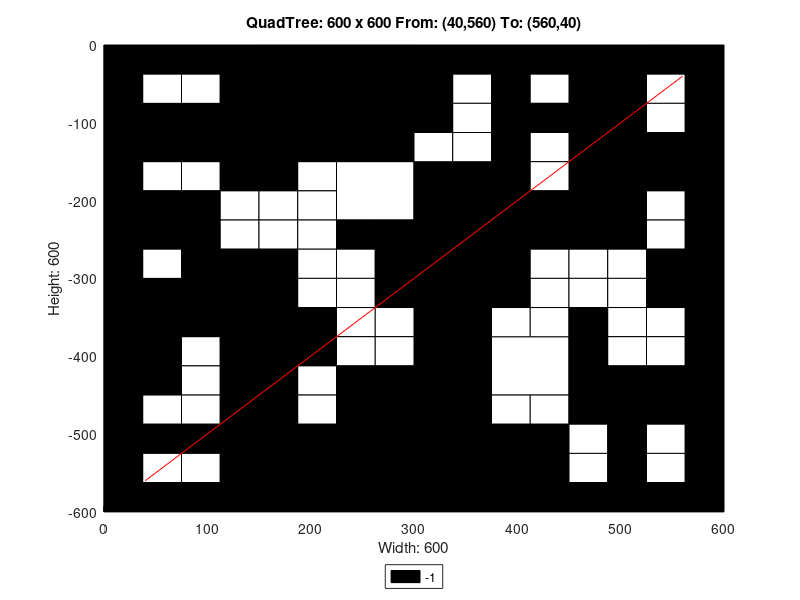

MATLAB code to generate this figure:
axis([0 600 -600 0]);
title('QuadTree: 600 x 600 From: (40,560) To: (560,40)');
xlabel('Width: 600');
ylabel('Height: 600');
rectangle('Position',[150 -150 150 150], 'FaceColor',[0 0 0]);
rectangle('Position',[0 -150 75 75], 'FaceColor',[0 0 0]);
rectangle('Position',[75 -150 75 75], 'FaceColor',[0 0 0]);
rectangle('Position',[225 -225 75 75], 'FaceColor',[1 1 1]);
rectangle('Position',[450 -75 75 75], 'FaceColor',[0 0 0]);
rectangle('Position',[450 -150 75 75], 'FaceColor',[0 0 0]);
rectangle('Position',[300 -225 75 75], 'FaceColor',[0 0 0]);
rectangle('Position',[300 -300 75 75], 'FaceColor',[0 0 0]);
rectangle('Position',[450 -225 75 75], 'FaceColor',[0 0 0]);
rectangle('Position',[0 -375 75 75], 'FaceColor',[0 0 0]);
rectangle('Position',[75 -375 75 75], 'FaceColor',[0 0 0]);
rectangle('Position',[0 -450 75 75], 'FaceColor',[0 0 0]);
rectangle('Position',[225 -525 75 75], 'FaceColor',[0 0 0]);
rectangle('Position',[150 -600 75 75], 'FaceColor',[0 0 0]);
rectangle('Position',[225 -600 75 75], 'FaceColor',[0 0 0]);
rectangle('Position',[300 -375 75 75], 'FaceColor',[0 0 0]);
rectangle('Position',[300 -450 75 75], 'FaceColor',[0 0 0]);
rectangle('Position',[375 -450 75 75], 'FaceColor',[1 1 1]);
rectangle('Position',[300 -525 75 75], 'FaceColor',[0 0 0]);
rectangle('Position',[300 -600 75 75], 'FaceColor',[0 0 0]);
rectangle('Position',[375 -600 75 75], 'FaceColor',[0 0 0]);
rectangle('Position',[0 -37.5 37.5 37.5], 'FaceColor',[0 0 0]);
rectangle('Position',[37.5 -37.5 37.5 37.5], 'FaceColor',[0 0 0]);
rectangle('Position',[0 -75 37.5 37.5], 'FaceColor',[0 0 0]);
rectangle('Position',[37.5 -75 37.5 37.5], 'FaceColor',[1 1 1]);
rectangle('Position',[75 -37.5 37.5 37.5], 'FaceColor',[0 0 0]);
rectangle('Position',[112.5 -37.5 37.5 37.5], 'FaceColor',[0 0 0]);
rectangle('Position',[75 -75 37.5 37.5], 'FaceColor',[1 1 1]);
rectangle('Position',[112.5 -75 37.5 37.5], 'FaceColor',[0 0 0]);
rectangle('Position',[0 -187.5 37.5 37.5], 'FaceColor',[0 0 0]);
rectangle('Position',[37.5 -187.5 37.5 37.5], 'FaceColor',[1 1 1]);
rectangle('Position',[0 -225 37.5 37.5], 'FaceColor',[0 0 0]);
rectangle('Position',[37.5 -225 37.5 37.5], 'FaceColor',[0 0 0]);
rectangle('Position',[75 -187.5 37.5 37.5], 'FaceColor',[1 1 1]);
rectangle('Position',[112.5 -187.5 37.5 37.5], 'FaceColor',[0 0 0]);
rectangle('Position',[75 -225 37.5 37.5], 'FaceColor',[0 0 0]);
rectangle('Position',[112.5 -225 37.5 37.5], 'FaceColor',[1 1 1]);
rectangle('Position',[0 -262.5 37.5 37.5], 'FaceColor',[0 0 0]);
rectangle('Position',[37.5 -262.5 37.5 37.5], 'FaceColor',[0 0 0]);
rectangle('Position',[0 -300 37.5 37.5], 'FaceColor',[0 0 0]);
rectangle('Position',[37.5 -300 37.5 37.5], 'FaceColor',[1 1 1]);
rectangle('Position',[75 -262.5 37.5 37.5], 'FaceColor',[0 0 0]);
rectangle('Position',[112.5 -262.5 37.5 37.5], 'FaceColor',[1 1 1]);
rectangle('Position',[75 -300 37.5 37.5], 'FaceColor',[0 0 0]);
rectangle('Position',[112.5 -300 37.5 37.5], 'FaceColor',[0 0 0]);
rectangle('Position',[150 -187.5 37.5 37.5], 'FaceColor',[0 0 0]);
rectangle('Position',[187.5 -187.5 37.5 37.5], 'FaceColor',[1 1 1]);
rectangle('Position',[150 -225 37.5 37.5], 'FaceColor',[1 1 1]);
rectangle('Position',[187.5 -225 37.5 37.5], 'FaceColor',[1 1 1]);
rectangle('Position',[150 -262.5 37.5 37.5], 'FaceColor',[1 1 1]);
rectangle('Position',[187.5 -262.5 37.5 37.5], 'FaceColor',[1 1 1]);
rectangle('Position',[150 -300 37.5 37.5], 'FaceColor',[0 0 0]);
rectangle('Position',[187.5 -300 37.5 37.5], 'FaceColor',[1 1 1]);
rectangle('Position',[225 -262.5 37.5 37.5], 'FaceColor',[0 0 0]);
rectangle('Position',[262.5 -262.5 37.5 37.5], 'FaceColor',[0 0 0]);
rectangle('Position',[225 -300 37.5 37.5], 'FaceColor',[1 1 1]);
rectangle('Position',[262.5 -300 37.5 37.5], 'FaceColor',[0 0 0]);
rectangle('Position',[300 -37.5 37.5 37.5], 'FaceColor',[0 0 0]);
rectangle('Position',[337.5 -37.5 37.5 37.5], 'FaceColor',[0 0 0]);
rectangle('Position',[300 -75 37.5 37.5], 'FaceColor',[0 0 0]);
rectangle('Position',[337.5 -75 37.5 37.5], 'FaceColor',[1 1 1]);
rectangle('Position',[375 -37.5 37.5 37.5], 'FaceColor',[0 0 0]);
rectangle('Position',[412.5 -37.5 37.5 37.5], 'FaceColor',[0 0 0]);
rectangle('Position',[375 -75 37.5 37.5], 'FaceColor',[0 0 0]);
rectangle('Position',[412.5 -75 37.5 37.5], 'FaceColor',[1 1 1]);
rectangle('Position',[300 -112.5 37.5 37.5], 'FaceColor',[0 0 0]);
rectangle('Position',[337.5 -112.5 37.5 37.5], 'FaceColor',[1 1 1]);
rectangle('Position',[300 -150 37.5 37.5], 'FaceColor',[1 1 1]);
rectangle('Position',[337.5 -150 37.5 37.5], 'FaceColor',[1 1 1]);
rectangle('Position',[375 -112.5 37.5 37.5], 'FaceColor',[0 0 0]);
rectangle('Position',[412.5 -112.5 37.5 37.5], 'FaceColor',[0 0 0]);
rectangle('Position',[375 -150 37.5 37.5], 'FaceColor',[0 0 0]);
rectangle('Position',[412.5 -150 37.5 37.5], 'FaceColor',[1 1 1]);
rectangle('Position',[525 -37.5 37.5 37.5], 'FaceColor',[0 0 0]);
rectangle('Position',[562.5 -37.5 37.5 37.5], 'FaceColor',[0 0 0]);
rectangle('Position',[525 -75 37.5 37.5], 'FaceColor',[1 1 1]);
rectangle('Position',[562.5 -75 37.5 37.5], 'FaceColor',[0 0 0]);
rectangle('Position',[525 -112.5 37.5 37.5], 'FaceColor',[1 1 1]);
rectangle('Position',[562.5 -112.5 37.5 37.5], 'FaceColor',[0 0 0]);
rectangle('Position',[525 -150 37.5 37.5], 'FaceColor',[0 0 0]);
rectangle('Position',[562.5 -150 37.5 37.5], 'FaceColor',[0 0 0]);
rectangle('Position',[375 -187.5 37.5 37.5], 'FaceColor',[0 0 0]);
rectangle('Position',[412.5 -187.5 37.5 37.5], 'FaceColor',[1 1 1]);
rectangle('Position',[375 -225 37.5 37.5], 'FaceColor',[0 0 0]);
rectangle('Position',[412.5 -225 37.5 37.5], 'FaceColor',[0 0 0]);
rectangle('Position',[375 -262.5 37.5 37.5], 'FaceColor',[0 0 0]);
rectangle('Position',[412.5 -262.5 37.5 37.5], 'FaceColor',[0 0 0]);
rectangle('Position',[375 -300 37.5 37.5], 'FaceColor',[0 0 0]);
rectangle('Position',[412.5 -300 37.5 37.5], 'FaceColor',[1 1 1]);
rectangle('Position',[525 -187.5 37.5 37.5], 'FaceColor',[0 0 0]);
rectangle('Position',[562.5 -187.5 37.5 37.5], 'FaceColor',[0 0 0]);
rectangle('Position',[525 -225 37.5 37.5], 'FaceColor',[1 1 1]);
rectangle('Position',[562.5 -225 37.5 37.5], 'FaceColor',[0 0 0]);
rectangle('Position',[450 -262.5 37.5 37.5], 'FaceColor',[0 0 0]);
rectangle('Position',[487.5 -262.5 37.5 37.5], 'FaceColor',[0 0 0]);
rectangle('Position',[450 -300 37.5 37.5], 'FaceColor',[1 1 1]);
rectangle('Position',[487.5 -300 37.5 37.5], 'FaceColor',[1 1 1]);
rectangle('Position',[525 -262.5 37.5 37.5], 'FaceColor',[1 1 1]);
rectangle('Position',[562.5 -262.5 37.5 37.5], 'FaceColor',[0 0 0]);
rectangle('Position',[525 -300 37.5 37.5], 'FaceColor',[0 0 0]);
rectangle('Position',[562.5 -300 37.5 37.5], 'FaceColor',[0 0 0]);
rectangle('Position',[75 -412.5 37.5 37.5], 'FaceColor',[1 1 1]);
rectangle('Position',[112.5 -412.5 37.5 37.5], 'FaceColor',[0 0 0]);
rectangle('Position',[75 -450 37.5 37.5], 'FaceColor',[1 1 1]);
rectangle('Position',[112.5 -450 37.5 37.5], 'FaceColor',[0 0 0]);
rectangle('Position',[150 -337.5 37.5 37.5], 'FaceColor',[0 0 0]);
rectangle('Position',[187.5 -337.5 37.5 37.5], 'FaceColor',[1 1 1]);
rectangle('Position',[150 -375 37.5 37.5], 'FaceColor',[0 0 0]);
rectangle('Position',[187.5 -375 37.5 37.5], 'FaceColor',[0 0 0]);
rectangle('Position',[225 -337.5 37.5 37.5], 'FaceColor',[1 1 1]);
rectangle('Position',[262.5 -337.5 37.5 37.5], 'FaceColor',[0 0 0]);
rectangle('Position',[225 -375 37.5 37.5], 'FaceColor',[1 1 1]);
rectangle('Position',[262.5 -375 37.5 37.5], 'FaceColor',[1 1 1]);
rectangle('Position',[150 -412.5 37.5 37.5], 'FaceColor',[0 0 0]);
rectangle('Position',[187.5 -412.5 37.5 37.5], 'FaceColor',[0 0 0]);
rectangle('Position',[150 -450 37.5 37.5], 'FaceColor',[0 0 0]);
rectangle('Position',[187.5 -450 37.5 37.5], 'FaceColor',[1 1 1]);
rectangle('Position',[225 -412.5 37.5 37.5], 'FaceColor',[1 1 1]);
rectangle('Position',[262.5 -412.5 37.5 37.5], 'FaceColor',[1 1 1]);
rectangle('Position',[225 -450 37.5 37.5], 'FaceColor',[0 0 0]);
rectangle('Position',[262.5 -450 37.5 37.5], 'FaceColor',[0 0 0]);
rectangle('Position',[0 -487.5 37.5 37.5], 'FaceColor',[0 0 0]);
rectangle('Position',[37.5 -487.5 37.5 37.5], 'FaceColor',[1 1 1]);
rectangle('Position',[0 -525 37.5 37.5], 'FaceColor',[0 0 0]);
rectangle('Position',[37.5 -525 37.5 37.5], 'FaceColor',[0 0 0]);
rectangle('Position',[75 -487.5 37.5 37.5], 'FaceColor',[1 1 1]);
rectangle('Position',[112.5 -487.5 37.5 37.5], 'FaceColor',[0 0 0]);
rectangle('Position',[75 -525 37.5 37.5], 'FaceColor',[0 0 0]);
rectangle('Position',[112.5 -525 37.5 37.5], 'FaceColor',[0 0 0]);
rectangle('Position',[0 -562.5 37.5 37.5], 'FaceColor',[0 0 0]);
rectangle('Position',[37.5 -562.5 37.5 37.5], 'FaceColor',[1 1 1]);
rectangle('Position',[0 -600 37.5 37.5], 'FaceColor',[0 0 0]);
rectangle('Position',[37.5 -600 37.5 37.5], 'FaceColor',[0 0 0]);
rectangle('Position',[75 -562.5 37.5 37.5], 'FaceColor',[1 1 1]);
rectangle('Position',[112.5 -562.5 37.5 37.5], 'FaceColor',[0 0 0]);
rectangle('Position',[75 -600 37.5 37.5], 'FaceColor',[0 0 0]);
rectangle('Position',[112.5 -600 37.5 37.5], 'FaceColor',[0 0 0]);
rectangle('Position',[150 -487.5 37.5 37.5], 'FaceColor',[0 0 0]);
rectangle('Position',[187.5 -487.5 37.5 37.5], 'FaceColor',[1 1 1]);
rectangle('Position',[150 -525 37.5 37.5], 'FaceColor',[0 0 0]);
rectangle('Position',[187.5 -525 37.5 37.5], 'FaceColor',[0 0 0]);
rectangle('Position',[375 -337.5 37.5 37.5], 'FaceColor',[0 0 0]);
rectangle('Position',[412.5 -337.5 37.5 37.5], 'FaceColor',[1 1 1]);
rectangle('Position',[375 -375 37.5 37.5], 'FaceColor',[1 1 1]);
rectangle('Position',[412.5 -375 37.5 37.5], 'FaceColor',[1 1 1]);
rectangle('Position',[450 -337.5 37.5 37.5], 'FaceColor',[1 1 1]);
rectangle('Position',[487.5 -337.5 37.5 37.5], 'FaceColor',[1 1 1]);
rectangle('Position',[450 -375 37.5 37.5], 'FaceColor',[0 0 0]);
rectangle('Position',[487.5 -375 37.5 37.5], 'FaceColor',[1 1 1]);
rectangle('Position',[525 -337.5 37.5 37.5], 'FaceColor',[0 0 0]);
rectangle('Position',[562.5 -337.5 37.5 37.5], 'FaceColor',[0 0 0]);
rectangle('Position',[525 -375 37.5 37.5], 'FaceColor',[1 1 1]);
rectangle('Position',[562.5 -375 37.5 37.5], 'FaceColor',[0 0 0]);
rectangle('Position',[450 -412.5 37.5 37.5], 'FaceColor',[0 0 0]);
rectangle('Position',[487.5 -412.5 37.5 37.5], 'FaceColor',[1 1 1]);
rectangle('Position',[450 -450 37.5 37.5], 'FaceColor',[0 0 0]);
rectangle('Position',[487.5 -450 37.5 37.5], 'FaceColor',[0 0 0]);
rectangle('Position',[525 -412.5 37.5 37.5], 'FaceColor',[1 1 1]);
rectangle('Position',[562.5 -412.5 37.5 37.5], 'FaceColor',[0 0 0]);
rectangle('Position',[525 -450 37.5 37.5], 'FaceColor',[0 0 0]);
rectangle('Position',[562.5 -450 37.5 37.5], 'FaceColor',[0 0 0]);
rectangle('Position',[375 -487.5 37.5 37.5], 'FaceColor',[1 1 1]);
rectangle('Position',[412.5 -487.5 37.5 37.5], 'FaceColor',[1 1 1]);
rectangle('Position',[375 -525 37.5 37.5], 'FaceColor',[0 0 0]);
rectangle('Position',[412.5 -525 37.5 37.5], 'FaceColor',[0 0 0]);
rectangle('Position',[450 -487.5 37.5 37.5], 'FaceColor',[0 0 0]);
rectangle('Position',[487.5 -487.5 37.5 37.5], 'FaceColor',[0 0 0]);
rectangle('Position',[450 -525 37.5 37.5], 'FaceColor',[1 1 1]);
rectangle('Position',[487.5 -525 37.5 37.5], 'FaceColor',[0 0 0]);
rectangle('Position',[525 -487.5 37.5 37.5], 'FaceColor',[0 0 0]);
rectangle('Position',[562.5 -487.5 37.5 37.5], 'FaceColor',[0 0 0]);
rectangle('Position',[525 -525 37.5 37.5], 'FaceColor',[1 1 1]);
rectangle('Position',[562.5 -525 37.5 37.5], 'FaceColor',[0 0 0]);
rectangle('Position',[450 -562.5 37.5 37.5], 'FaceColor',[1 1 1]);
rectangle('Position',[487.5 -562.5 37.5 37.5], 'FaceColor',[0 0 0]);
rectangle('Position',[450 -600 37.5 37.5], 'FaceColor',[0 0 0]);
rectangle('Position',[487.5 -600 37.5 37.5], 'FaceColor',[0 0 0]);
rectangle('Position',[525 -562.5 37.5 37.5], 'FaceColor',[1 1 1]);
rectangle('Position',[562.5 -562.5 37.5 37.5], 'FaceColor',[0 0 0]);
rectangle('Position',[525 -600 37.5 37.5], 'FaceColor',[0 0 0]);
rectangle('Position',[562.5 -600 37.5 37.5], 'FaceColor',[0 0 0]);
X=[560,40];
Y=[-40,-560];
hold on;
plot(X,Y,'r');
legend('-1','Location','southoutside');
